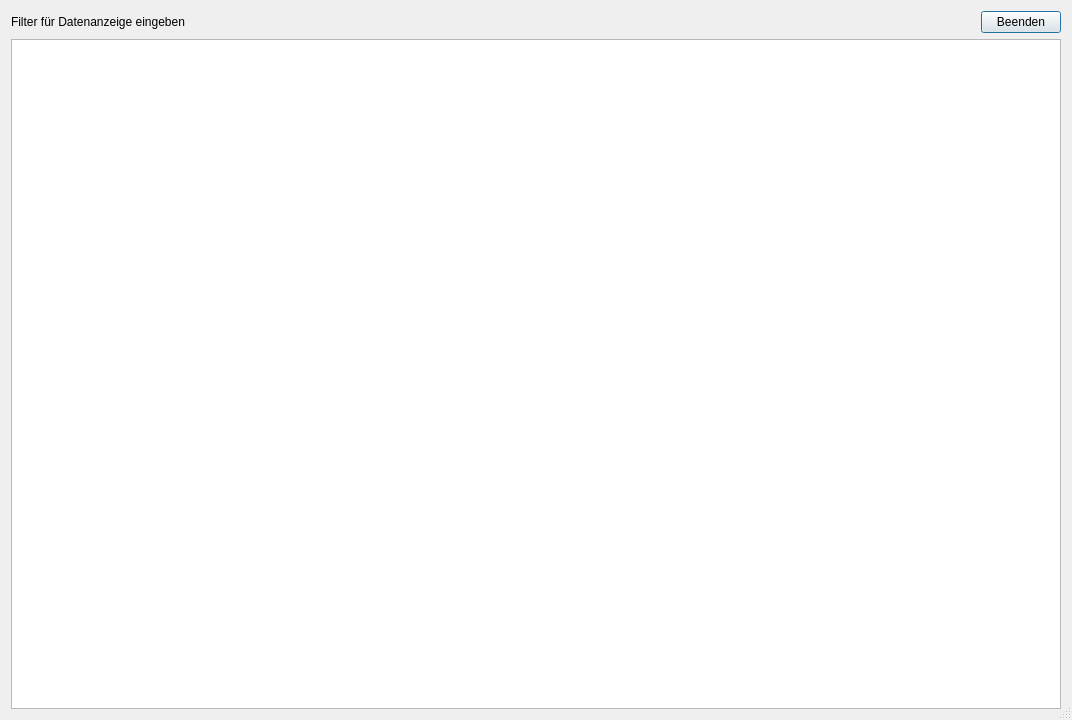
<?xml version="1.0" encoding="UTF-8"?>
<ui version="4.0">
 <class>Dialog</class>
 <widget class="QDialog" name="Dialog">
  <property name="geometry">
   <rect>
    <x>0</x>
    <y>0</y>
    <width>1072</width>
    <height>720</height>
   </rect>
  </property>
  <property name="windowTitle">
   <string>Dialog</string>
  </property>
  <property name="sizeGripEnabled">
   <bool>true</bool>
  </property>
  <layout class="QGridLayout" name="gridLayout">
   <item row="0" column="0">
    <widget class="QLabel" name="label">
     <property name="text">
      <string>Filter für Datenanzeige eingeben</string>
     </property>
    </widget>
   </item>
   <item row="0" column="1">
    <spacer name="horizontalSpacer">
     <property name="orientation">
      <enum>Qt::Horizontal</enum>
     </property>
     <property name="sizeHint" stdset="0">
      <size>
       <width>754</width>
       <height>20</height>
      </size>
     </property>
    </spacer>
   </item>
   <item row="0" column="2">
    <widget class="QPushButton" name="pB_BEENDEN">
     <property name="text">
      <string>Beenden</string>
     </property>
     <property name="icon">
      <iconset>
       <normaloff>../../../_Symbole/Icons/computer/MSGBOX01.ICO</normaloff>../../../_Symbole/Icons/computer/MSGBOX01.ICO</iconset>
     </property>
    </widget>
   </item>
   <item row="1" column="0" colspan="3">
    <widget class="QTableView" name="tableView_db"/>
   </item>
  </layout>
 </widget>
 <resources/>
 <connections/>
</ui>
